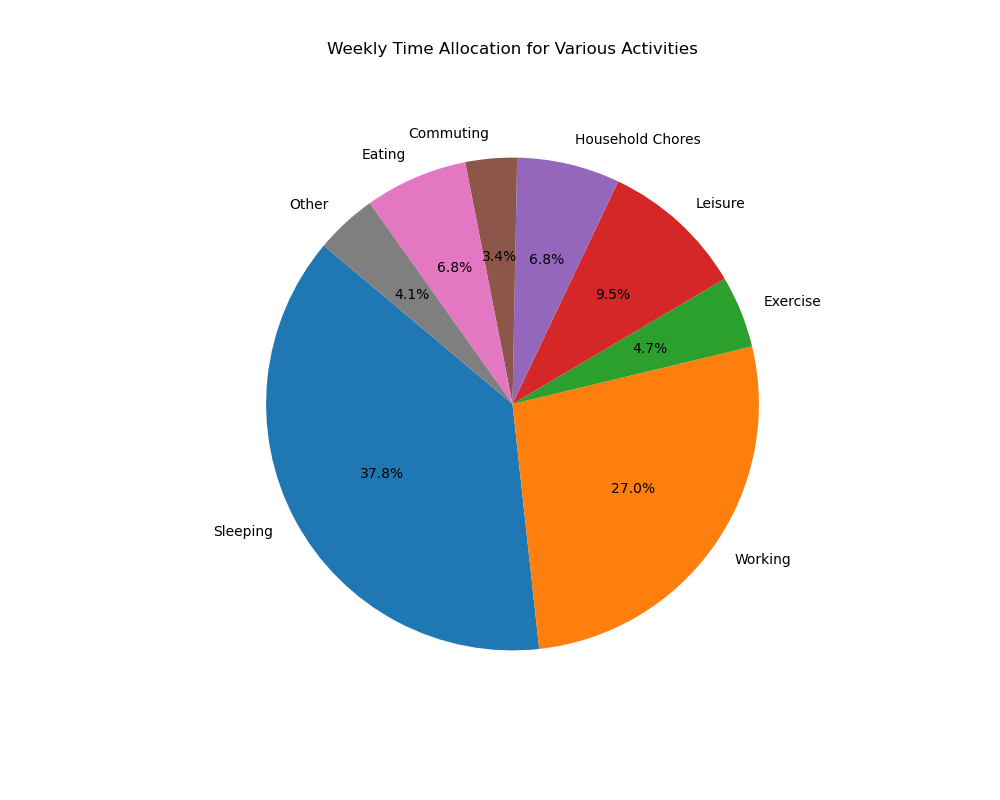

Python code for this plot:

import matplotlib.pyplot as plt

# Data
activities = ["Sleeping", "Working", "Exercise", "Leisure", "Household Chores", "Commuting", "Eating", "Other"]
hours_per_week = [56, 40, 7, 14, 10, 5, 10, 6]

# Colors
colors = [
    "#1f77b4",  # Sleeping
    "#ff7f0e",  # Working
    "#2ca02c",  # Exercise
    "#d62728",  # Leisure
    "#9467bd",  # Household Chores
    "#8c564b",  # Commuting
    "#e377c2",  # Eating
    "#7f7f7f",  # Other
]

# Create pie chart
plt.figure(figsize=(10, 8))  # width and height in inches
plt.pie(hours_per_week, labels=activities, colors=colors, autopct='%1.1f%%', startangle=140)

# Chart title
plt.title('Weekly Time Allocation for Various Activities', pad=30)

# Show plot
plt.show()
